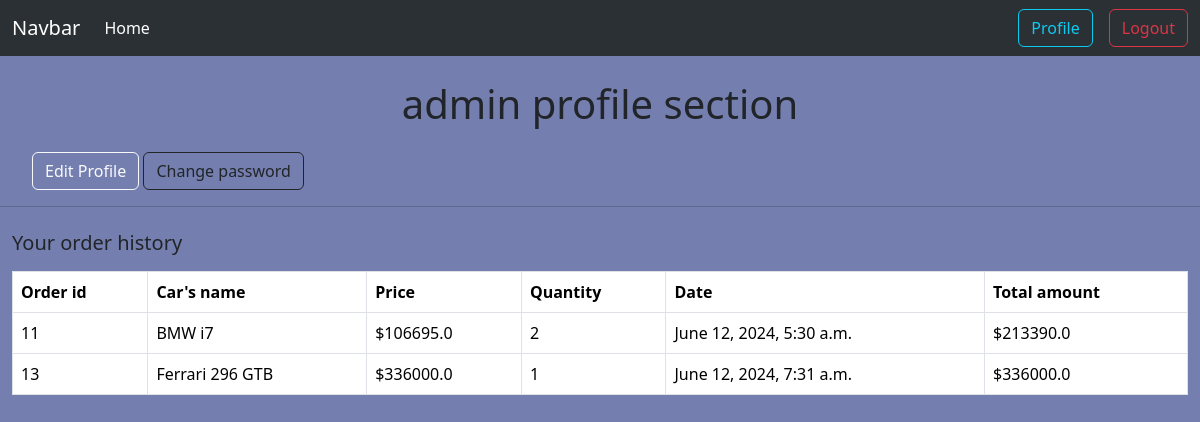
/profile/ (signed in), run on the app's committed database.
### orders/models.py (models this page shows, shortened)
class Order(models.Model):
    customer = models.ForeignKey(to=User, on_delete=models.CASCADE, blank=True, null=True)
    car = models.ForeignKey(to=Car, on_delete=models.CASCADE, blank=True, null=True)
    quantity = models.IntegerField()
    order_date = models.DateTimeField(auto_now_add=True)
    total = models.FloatField(blank=True, null=True)

### cars/models.py (models this page shows)
class Car(models.Model):
    img = models.ImageField(upload_to=brand_directory_path)
    car_model = models.CharField(max_length=150)
    brand = models.ForeignKey(to=Brand, on_delete=models.CASCADE, related_name = 'cars')
    quantity = models.IntegerField()
    describtion=models.TextField()
    price = models.FloatField()
    slug = models.SlugField(max_length=250, unique=True, blank=True, null=True)
    def __str__(self):
        return self.car_model

### accounts/views.py (the view)
# urls.py: path('profile/', views.ProfileView.as_view(), name='profile'),
@method_decorator(login_required, name='dispatch')
class ProfileView(ListView):
    model= Order
    template_name = './accounts/profile.html'
    def get_context_data(self, **kwargs):
        context =  super().get_context_data(**kwargs)
        context['orders'] = Order.objects.filter(customer=self.request.user)
        return context

### accounts/templates/accounts/profile.html
{% extends "base.html" %}
{% load crispy_forms_tags %}
{% block content %}
<h2 class='display-6 my-4 text-center'>{{user.username}} profile section</h2>
<ul>
  <a href="{% url "edit_profile" %}" class='btn btn-outline-light'>Edit Profile</a>
  <a href="{% url "change_password" %}" class='btn btn-outline-dark'>Change password</a>
</ul>
<hr>
<div class="container-fluid my-4">
  <h5 class="text-dark my-3">Your order history</h5>
  <table class="table table-bordered">
    <thead>
      <tr>
        <th scope="col">Order id</th>
        <th scope="col">Car's name</th>
        <th scope="col">Price</th>
        <th scope="col">Quantity</th>
        <th scope="col">Date</th>
        <th scope="col">Total amount</th>
      </tr>
    </thead>
    <tbody>
      {% for order in orders %}
      <tr>
        <td>{{order.pk}}</td>
        <td>{{order.car}}</td>
        <td>${{order.car.price}}</td>
        <td>{{order.quantity}}</td>
        <td>{{order.order_date}}</td>
        <td>${{order.total}}</td>
      </tr>
      {%endfor%}
    </tbody>
  </table>
</div>
{% endblock content %}

### data on the page
Order: pk "11", car "BMW i7", car.price "106695.0", quantity "2", order_date "June 12, 2024, 5:30 a.m.", total "213390.0"
Order: pk "13", car "Ferrari 296 GTB", car.price "336000.0", quantity "1", order_date "June 12, 2024, 7:31 a.m.", total "336000.0"

### other printed values
{{ user.username }} "admin"
